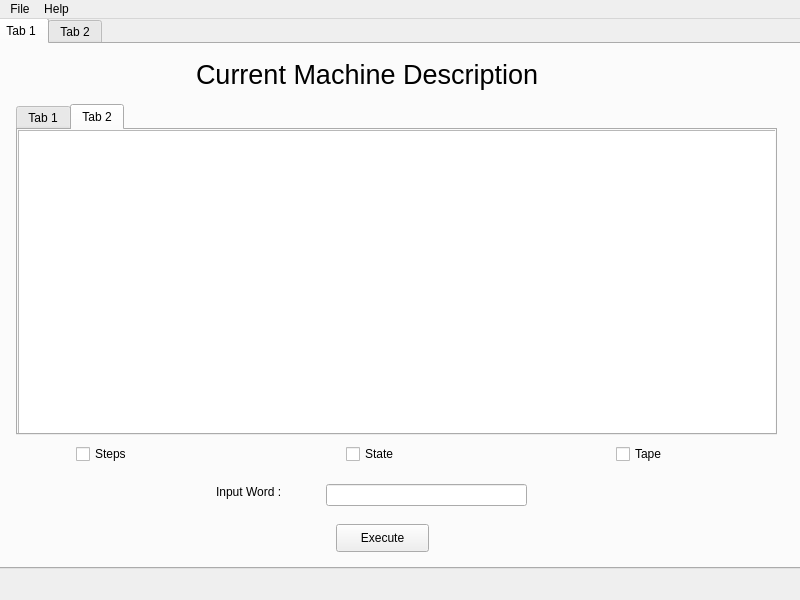
<?xml version="1.0" encoding="UTF-8"?>
<ui version="4.0">
 <class>MainWindow</class>
 <widget class="QMainWindow" name="MainWindow">
  <property name="geometry">
   <rect>
    <x>0</x>
    <y>0</y>
    <width>800</width>
    <height>600</height>
   </rect>
  </property>
  <property name="windowTitle">
   <string>MainWindow</string>
  </property>
  <widget class="QWidget" name="centralwidget">
   <widget class="QTabWidget" name="tabWidget">
    <property name="enabled">
     <bool>true</bool>
    </property>
    <property name="geometry">
     <rect>
      <x>-6</x>
      <y>-1</y>
      <width>811</width>
      <height>551</height>
     </rect>
    </property>
    <property name="currentIndex">
     <number>0</number>
    </property>
    <property name="elideMode">
     <enum>Qt::ElideNone</enum>
    </property>
    <property name="tabBarAutoHide">
     <bool>false</bool>
    </property>
    <widget class="QWidget" name="tab">
     <attribute name="title">
      <string>Tab 1</string>
     </attribute>
     <widget class="QPushButton" name="pushButton">
      <property name="geometry">
       <rect>
        <x>340</x>
        <y>480</y>
        <width>93</width>
        <height>28</height>
       </rect>
      </property>
      <property name="text">
       <string>Execute</string>
      </property>
     </widget>
     <widget class="QCheckBox" name="checkBox">
      <property name="geometry">
       <rect>
        <x>80</x>
        <y>400</y>
        <width>81</width>
        <height>20</height>
       </rect>
      </property>
      <property name="text">
       <string>Steps</string>
      </property>
     </widget>
     <widget class="QCheckBox" name="checkBox_2">
      <property name="geometry">
       <rect>
        <x>350</x>
        <y>400</y>
        <width>81</width>
        <height>20</height>
       </rect>
      </property>
      <property name="text">
       <string>State</string>
      </property>
     </widget>
     <widget class="QCheckBox" name="checkBox_3">
      <property name="geometry">
       <rect>
        <x>620</x>
        <y>400</y>
        <width>81</width>
        <height>20</height>
       </rect>
      </property>
      <property name="text">
       <string>Tape</string>
      </property>
     </widget>
     <widget class="QLineEdit" name="lineEdit_2">
      <property name="geometry">
       <rect>
        <x>330</x>
        <y>440</y>
        <width>201</width>
        <height>22</height>
       </rect>
      </property>
     </widget>
     <widget class="QTabWidget" name="tabWidget_2">
      <property name="geometry">
       <rect>
        <x>20</x>
        <y>60</y>
        <width>761</width>
        <height>331</height>
       </rect>
      </property>
      <property name="currentIndex">
       <number>1</number>
      </property>
      <widget class="QWidget" name="tab_5">
       <attribute name="title">
        <string>Tab 1</string>
       </attribute>
       <widget class="QPlainTextEdit" name="plainTextEdit">
        <property name="geometry">
         <rect>
          <x>0</x>
          <y>0</y>
          <width>761</width>
          <height>331</height>
         </rect>
        </property>
        <property name="font">
         <font>
          <pointsize>14</pointsize>
         </font>
        </property>
       </widget>
      </widget>
      <widget class="QWidget" name="tab_6">
       <attribute name="title">
        <string>Tab 2</string>
       </attribute>
       <widget class="QTextBrowser" name="textBrowser_2">
        <property name="geometry">
         <rect>
          <x>0</x>
          <y>0</y>
          <width>761</width>
          <height>321</height>
         </rect>
        </property>
        <property name="font">
         <font>
          <pointsize>14</pointsize>
         </font>
        </property>
       </widget>
      </widget>
     </widget>
     <widget class="QLabel" name="label">
      <property name="geometry">
       <rect>
        <x>220</x>
        <y>440</y>
        <width>81</width>
        <height>16</height>
       </rect>
      </property>
      <property name="text">
       <string>Input Word :</string>
      </property>
     </widget>
     <widget class="QLabel" name="label_3">
      <property name="geometry">
       <rect>
        <x>200</x>
        <y>10</y>
        <width>411</width>
        <height>41</height>
       </rect>
      </property>
      <property name="font">
       <font>
        <pointsize>20</pointsize>
       </font>
      </property>
      <property name="text">
       <string>Current Machine Description</string>
      </property>
     </widget>
    </widget>
    <widget class="QWidget" name="tab_2">
     <attribute name="title">
      <string>Tab 2</string>
     </attribute>
     <widget class="QPushButton" name="pushButton_2">
      <property name="geometry">
       <rect>
        <x>30</x>
        <y>30</y>
        <width>93</width>
        <height>28</height>
       </rect>
      </property>
      <property name="text">
       <string>&lt; Go back</string>
      </property>
     </widget>
     <widget class="QLabel" name="label_2">
      <property name="geometry">
       <rect>
        <x>340</x>
        <y>20</y>
        <width>111</width>
        <height>31</height>
       </rect>
      </property>
      <property name="font">
       <font>
        <pointsize>20</pointsize>
       </font>
      </property>
      <property name="text">
       <string>Results</string>
      </property>
     </widget>
     <widget class="QTextBrowser" name="textBrowser">
      <property name="geometry">
       <rect>
        <x>20</x>
        <y>80</y>
        <width>761</width>
        <height>411</height>
       </rect>
      </property>
      <property name="font">
       <font>
        <pointsize>15</pointsize>
       </font>
      </property>
     </widget>
    </widget>
   </widget>
  </widget>
  <widget class="QMenuBar" name="menubar">
   <property name="geometry">
    <rect>
     <x>0</x>
     <y>0</y>
     <width>800</width>
     <height>26</height>
    </rect>
   </property>
   <widget class="QMenu" name="menuFile">
    <property name="title">
     <string>File</string>
    </property>
    <addaction name="actionNew_Machine_Description"/>
    <addaction name="actionImport_Machine_Description"/>
    <addaction name="separator"/>
    <addaction name="actionExit"/>
   </widget>
   <widget class="QMenu" name="menuHelp">
    <property name="title">
     <string>Help</string>
    </property>
    <addaction name="actionAbout"/>
   </widget>
   <addaction name="menuFile"/>
   <addaction name="menuHelp"/>
  </widget>
  <action name="actionNew_Machine_Description">
   <property name="text">
    <string>New Machine Description</string>
   </property>
  </action>
  <action name="actionImport_Machine_Description">
   <property name="text">
    <string>Import Machine Description</string>
   </property>
  </action>
  <action name="actionExit">
   <property name="text">
    <string>Exit</string>
   </property>
  </action>
  <action name="actionDisplay_Steps">
   <property name="text">
    <string>Display Steps</string>
   </property>
  </action>
  <action name="actionDisplay_State">
   <property name="text">
    <string>Display Final State</string>
   </property>
  </action>
  <action name="actionDisplay_Tape">
   <property name="text">
    <string>Display Tape</string>
   </property>
  </action>
  <action name="actionAbout">
   <property name="text">
    <string>About</string>
   </property>
  </action>
 </widget>
 <resources/>
 <connections/>
</ui>
